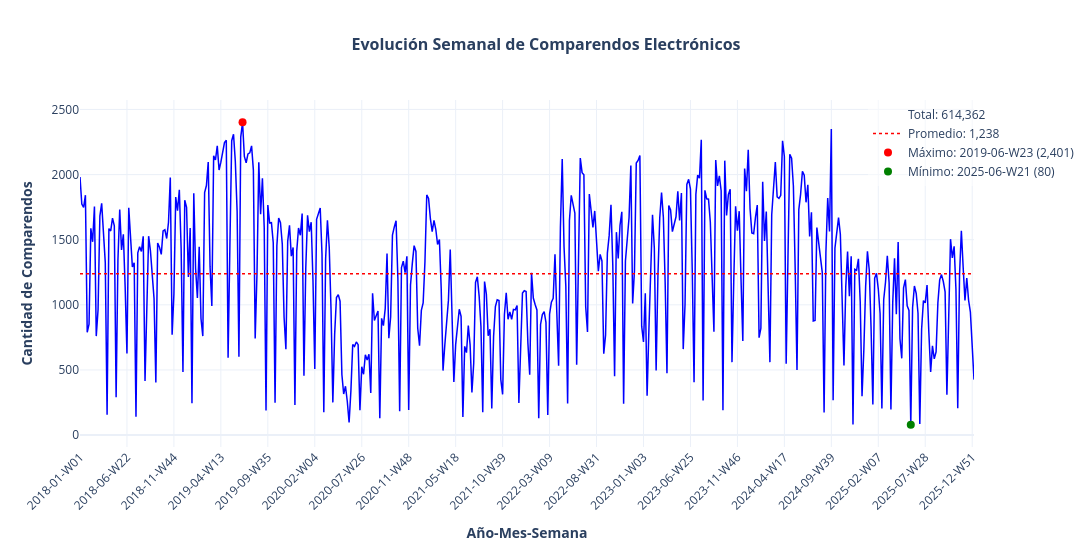

Source (notebook cell):
### Code cell
df_comparendos_electronicos_copy['año_mes_semana'] = df_comparendos_electronicos_copy['fecha_comparendo'].dt.strftime('%Y-%m-W%W')

infracciones_por_semana = df_comparendos_electronicos_copy.groupby('año_mes_semana')['CANTIDAD_INFRACCIONES'].sum().sort_index()

promedio_semanal = infracciones_por_semana.mean()
max_semanal = infracciones_por_semana.max()
max_semana = infracciones_por_semana.idxmax()
min_semanal = infracciones_por_semana.min()
min_semana = infracciones_por_semana.idxmin()

df_semanal = pd.DataFrame({
    'Año-Mes-Semana': infracciones_por_semana.index,
    'Infracciones': infracciones_por_semana.values,
    'Porcentaje del Total': (infracciones_por_semana.values / total_infracciones * 100).round(2)
}).sort_values('Infracciones', ascending=False).reset_index(drop=True)

print("Distribución de Comparendos Electrónicos por Semana")
pd.set_option('display.max_columns', None)  
pd.set_option('display.width', None)        
pd.set_option('display.max_colwidth', None) 
display(df_semanal.T)
pd.reset_option('display.max_columns')
pd.reset_option('display.width')
pd.reset_option('display.max_colwidth')

display(HTML("<hr style='border: 1px solid #d3d3d3; margin: 20px 0;'>"))

fig = go.Figure()

fig.add_trace(go.Scatter(
    x=infracciones_por_semana.index,
    y=infracciones_por_semana.values,
    mode='lines',
    name='Infracciones semanales',
    line=dict(color='blue', width=1.5),
    hovertemplate='Semana: %{x}<br>Infracciones: %{y:,.0f}<extra></extra>',
    showlegend=False
))

fig.add_trace(go.Scatter(
    x=[None],
    y=[None],
    mode='none',
    name=f'Total: {int(total_infracciones):,}',
    showlegend=True
))

x_min = infracciones_por_semana.index[0]
x_max = infracciones_por_semana.index[-1]
fig.add_trace(go.Scatter(
    x=[x_min, x_max],
    y=[promedio_semanal, promedio_semanal],
    mode='lines',
    name=f'Promedio: {int(promedio_semanal):,}',
    line=dict(color='red', width=1.5, dash='dot'),
    showlegend=True,
    hoverinfo='none'
))

fig.add_trace(go.Scatter(
    x=[max_semana],
    y=[max_semanal],
    mode='markers',
    name=f'Máximo: {max_semana} ({int(max_semanal):,})',
    marker=dict(size=8, color='red', symbol='circle'),
    hoverinfo='none'
))

fig.add_trace(go.Scatter(
    x=[min_semana],
    y=[min_semanal],
    mode='markers',
    name=f'Mínimo: {min_semana} ({int(min_semanal):,})',
    marker=dict(size=8, color='green', symbol='circle'),
    hoverinfo='none'
))

fig.update_layout(
    title=dict(
        text='Evolución Semanal de Comparendos Electrónicos',
        x=0.5,
        xanchor='center',
        font=dict(size=16, weight='bold')
    ),
    xaxis_title=dict(
        text='Año-Mes-Semana',
        font=dict(weight='bold')
    ),
    yaxis_title=dict(
        text='Cantidad de Comparendos',
        font=dict(weight='bold')
    ),
    template='plotly_white',
    hovermode='x unified',
    legend=dict(
        x=1, 
        y=1, 
        xanchor='center',
        yanchor='top',
        bgcolor='rgba(255,255,255,0.5)',
        font=dict(size=12)
    ),
    width=1130,
    height=550
)

semanas = infracciones_por_semana.index.tolist()
tick_positions = semanas[::26]

fig.update_xaxes(
    tickangle=-45,
    tickvals=tick_positions,
    ticktext=tick_positions
)

fig.show()

### Figure 1 — Plotly figure (JSON) as saved in the notebook; plotly's stock layout.template omitted (floating-point values rounded to 4 significant figures; data arrays with more than 128 entries replaced by an {"elided": "..."} marker saying what was removed)
{"data": [{"hovertemplate": "Semana: %{x}<br>Infracciones: %{y:,.0f}<extra></extra>", "line": {"color": "blue", "width": 1.5}, "mode": "lines", "name": "Infracciones semanales", "showlegend": false, "type": "scatter", "x": {"elided": "496 str values"}, "y": {"elided": "496 int values"}}, {"mode": "none", "name": "Total: 614,362", "showlegend": true, "type": "scatter", "x": [null], "y": [null]}, {"hoverinfo": "none", "line": {"color": "red", "dash": "dot", "width": 1.5}, "mode": "lines", "name": "Promedio: 1,238", "showlegend": true, "type": "scatter", "x": ["2018-01-W01", "2025-12-W52"], "y": [1239.0, 1239.0]}, {"hoverinfo": "none", "marker": {"color": "red", "size": 8, "symbol": "circle"}, "mode": "markers", "name": "Máximo: 2019-06-W23 (2,401)", "type": "scatter", "x": ["2019-06-W23"], "y": [2401]}, {"hoverinfo": "none", "marker": {"color": "green", "size": 8, "symbol": "circle"}, "mode": "markers", "name": "Mínimo: 2025-06-W21 (80)", "type": "scatter", "x": ["2025-06-W21"], "y": [80]}], "layout": {"height": 550, "hovermode": "x unified", "legend": {"bgcolor": "rgba(255,255,255,0.5)", "font": {"size": 12}, "x": 1, "xanchor": "center", "y": 1, "yanchor": "top"}, "title": {"font": {"size": 16, "weight": "bold"}, "text": "Evolución Semanal de Comparendos Electrónicos", "x": 0.5, "xanchor": "center"}, "width": 1130, "xaxis": {"tickangle": -45, "ticktext": ["2018-01-W01", "2018-06-W22", "2018-11-W44", "2019-04-W13", "2019-09-W35", "2020-02-W04", "2020-07-W26", "2020-11-W48", "2021-05-W18", "2021-10-W39", "2022-03-W09", "2022-08-W31", "2023-01-W03", "2023-06-W25", "2023-11-W46", "2024-04-W17", "2024-09-W39", "2025-02-W07", "2025-07-W28", "2025-12-W51"], "tickvals": ["2018-01-W01", "2018-06-W22", "2018-11-W44", "2019-04-W13", "2019-09-W35", "2020-02-W04", "2020-07-W26", "2020-11-W48", "2021-05-W18", "2021-10-W39", "2022-03-W09", "2022-08-W31", "2023-01-W03", "2023-06-W25", "2023-11-W46", "2024-04-W17", "2024-09-W39", "2025-02-W07", "2025-07-W28", "2025-12-W51"], "title": {"font": {"weight": "bold"}, "text": "Año-Mes-Semana"}}, "yaxis": {"title": {"font": {"weight": "bold"}, "text": "Cantidad de Comparendos"}}}}
